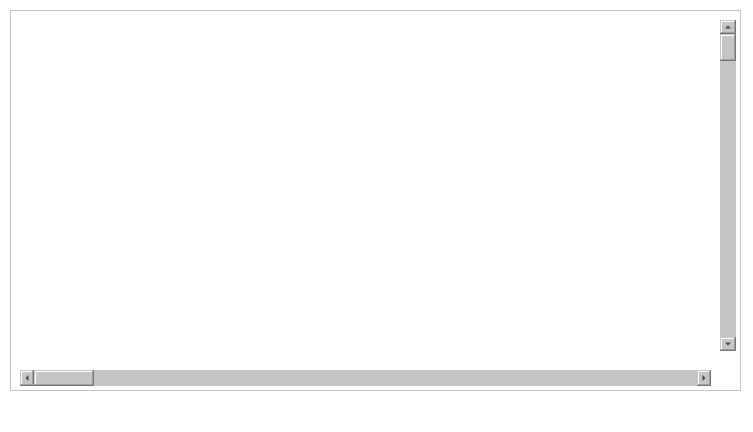
<?xml version="1.0" encoding="UTF-8"?>
<ui version="4.0">
 <class>Arbol_Binario_MainWindow</class>
 <widget class="QMainWindow" name="Arbol_Binario_MainWindow">
  <property name="geometry">
   <rect>
    <x>0</x>
    <y>0</y>
    <width>753</width>
    <height>432</height>
   </rect>
  </property>
  <property name="minimumSize">
   <size>
    <width>753</width>
    <height>432</height>
   </size>
  </property>
  <property name="maximumSize">
   <size>
    <width>753</width>
    <height>432</height>
   </size>
  </property>
  <property name="font">
   <font>
    <family>Hack</family>
   </font>
  </property>
  <property name="windowTitle">
   <string>Árbol Binario de Duración</string>
  </property>
  <property name="windowIcon">
   <iconset>
    <normaloff>../Python/Nucleo/Imagenes/logos-UNAH-600x600.png</normaloff>../Python/Nucleo/Imagenes/logos-UNAH-600x600.png</iconset>
  </property>
  <property name="styleSheet">
   <string notr="true">background-color: rgb(255, 255, 255);
</string>
  </property>
  <widget class="QWidget" name="centralwidget">
   <widget class="QFrame" name="frame">
    <property name="geometry">
     <rect>
      <x>10</x>
      <y>10</y>
      <width>731</width>
      <height>381</height>
     </rect>
    </property>
    <property name="frameShape">
     <enum>QFrame::StyledPanel</enum>
    </property>
    <property name="frameShadow">
     <enum>QFrame::Raised</enum>
    </property>
    <widget class="QScrollBar" name="horizontalScrollBar">
     <property name="geometry">
      <rect>
       <x>10</x>
       <y>360</y>
       <width>691</width>
       <height>16</height>
      </rect>
     </property>
     <property name="styleSheet">
      <string notr="true">background-color: rgb(197, 197, 197);</string>
     </property>
     <property name="orientation">
      <enum>Qt::Horizontal</enum>
     </property>
    </widget>
    <widget class="QScrollBar" name="verticalScrollBar">
     <property name="geometry">
      <rect>
       <x>710</x>
       <y>10</y>
       <width>16</width>
       <height>331</height>
      </rect>
     </property>
     <property name="styleSheet">
      <string notr="true">background-color: rgb(197, 197, 197);
</string>
     </property>
     <property name="orientation">
      <enum>Qt::Vertical</enum>
     </property>
    </widget>
   </widget>
  </widget>
  <widget class="QStatusBar" name="statusbar"/>
 </widget>
 <resources/>
 <connections/>
</ui>
